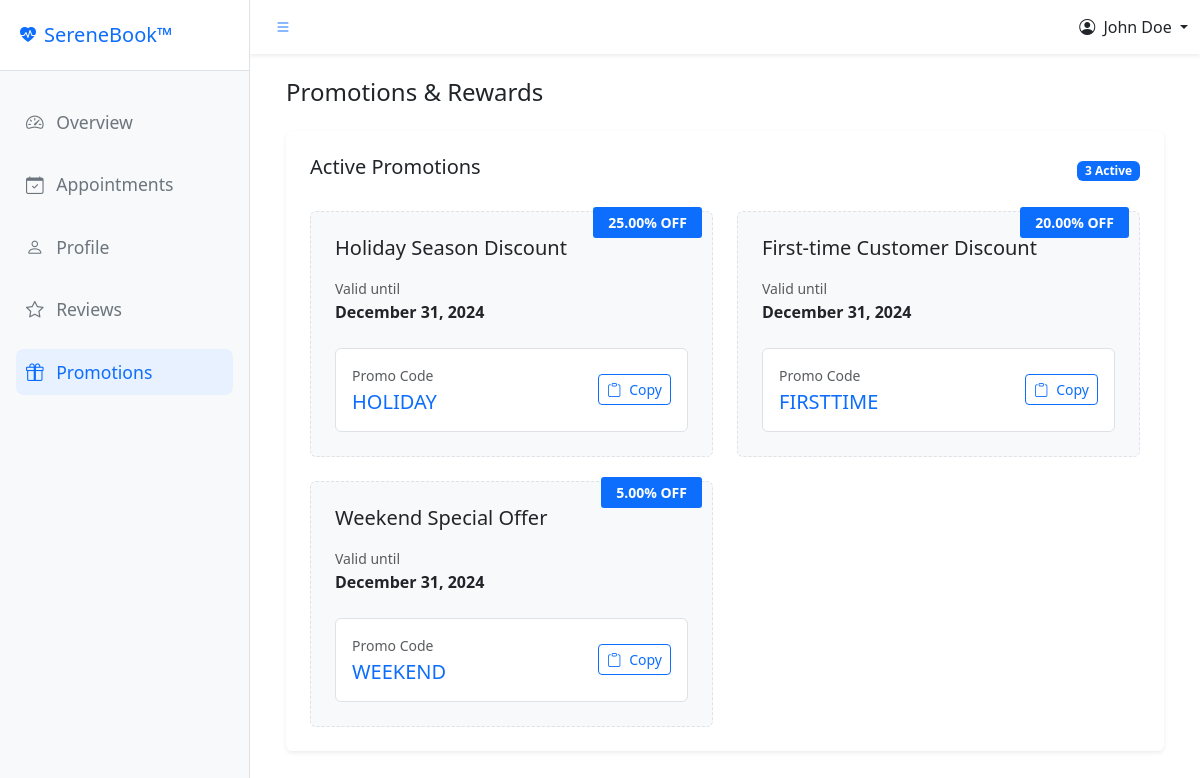
Screenshot of /public/dashboard/promotions (signed in) with the database file from the repository.
### tables this page shows
CREATE TABLE IF NOT EXISTS Promotions (
    promo_id INT AUTO_INCREMENT PRIMARY KEY,
    promo_code VARCHAR(50) NOT NULL UNIQUE,
    description TEXT,
    discount_percent DECIMAL(5,2) NOT NULL,
    start_date DATE NOT NULL,
    end_date DATE NOT NULL,
    is_deleted BOOLEAN DEFAULT FALSE
);

### app/controllers/DashboardController.php (called while the page is built, shortened)
<?php
require_once __DIR__ . '/../models/Promotion.php';
class DashboardController {
    private $db;
    public function __construct($db) {
        $this->db = $db;
    }
    public function promotions() {
        $promotion = new Promotion($this->db);
        $activePromotions = $promotion->getActivePromotions();
        include '../app/views/dashboard/layouts/dashboard.php';
    }
}

### app/models/Promotion.php (called while the page is built)
<?php
class Promotion {
    private $db;
    public function __construct($db) {
        $this->db = $db;
    }
    public function getActivePromotions() {
        $today = date('Y-m-d');
        $query = "SELECT * FROM Promotions
                 WHERE start_date <= ?
                 AND end_date >= ?
                 AND is_deleted = FALSE
                 ORDER BY discount_percent DESC";
        try {
            $stmt = $this->db->prepare($query);
            $stmt->execute([$today, $today]);
            return $stmt->fetchAll(PDO::FETCH_ASSOC);
        } catch (PDOException $e) {
            error_log($e->getMessage());
            return [];
        }
    }
}

### app/views/dashboard/promotions.php (the view, shortened to what this page needs)
<div class="container-fluid">
    <div class="row mb-4">
        <div class="col-12">
            <div class="d-flex justify-content-between align-items-center">
                <h4 class="mb-0">Promotions & Rewards</h4>
            </div>
        </div>
    </div>
    <div class="row mb-4">
        <div class="col-12">
            <div class="card border-0 shadow-sm">
                <div class="card-body p-4">
                    <div class="d-flex justify-content-between align-items-center mb-4">
                        <h5 class="card-title">Active Promotions</h5>
                        <?php if (!empty($promotions)): ?>
                            <span class="badge bg-primary"><?php echo count($promotions); ?> Active</span>
                        <?php endif; ?>
                    </div>
                    <?php if (empty($promotions)): ?>
                        <div class="text-center py-5">
                            <i class="bi bi-gift display-4 text-muted mb-3"></i>
                            <p class="text-muted">No active promotions at the moment</p>
                            <small class="text-muted">Check back soon for special offers!</small>
                        </div>
                    <?php else: ?>
                        <div class="row g-4">
                            <?php foreach ($promotions as $promo): ?>
                                <div class="col-lg-6">
                                    <div class="promo-card bg-light rounded p-4">
                                        <div class="ribbon-wrapper">
                                            <div class="ribbon bg-primary">
                                                <?php echo htmlspecialchars($promo['discount_percent']); ?>% OFF
                                            </div>
                                        </div>
                                        <h5 class="mb-3"><?php echo htmlspecialchars($promo['description']); ?></h5>
                                        <div class="mb-4">
                                            <small class="text-muted">Valid until</small>
                                            <div class="fw-bold">
                                                <?php echo date('F j, Y', strtotime($promo['end_date'])); ?>
                                            </div>
                                        </div>
                                        <div class="promo-code-box bg-white rounded p-3">
                                            <div class="row align-items-center">
                                                <div class="col">
                                                    <small class="text-muted d-block mb-1">Promo Code</small>
                                                    <span class="h5 mb-0 text-primary">
                                                        <?php echo htmlspecialchars($promo['promo_code']); ?>
                                                    </span>
                                                </div>
                                                <div class="col-auto">
                                                    <button class="btn btn-outline-primary btn-sm copy-code"
                                                            data-code="<?php echo htmlspecialchars($promo['promo_code']); ?>">
                                                        <i class="bi bi-clipboard me-2"></i>Copy
                                                    </button>
                                                </div>
                                            </div>
                                        </div>
                                    </div>
                                </div>
                            <?php endforeach; ?>
                        </div>
                    <?php endif; ?>
                </div>
            </div>
        </div>
    </div>
</div>

### public/assets/css/dashboard.css (style rules this page uses)
.promo-card { border: 1px dashed #dee2e6; transition: all 0.3s ease; }
.promo-code-box { border: 1px solid #dee2e6; }
.ribbon-wrapper { position: absolute; top: -5px; right: 10px; }
.ribbon { padding: 5px 15px; color: white; font-size: 14px; font-weight: bold; border-radius: 3px; }
.promo-card { position: relative; border: 1px dashed #dee2e6; transition: all 0.3s ease; }

### rows the page displays
promotions: discount_percent "25.00", description "Holiday Season Discount", end_date "December 31, 2024", promo_code "HOLIDAY"
promotions: discount_percent "20.00", description "First-time Customer Discount", end_date "December 31, 2024", promo_code "FIRSTTIME"
promotions: discount_percent "5.00", description "Weekend Special Offer", end_date "December 31, 2024", promo_code "WEEKEND"

### other values shown
$_SESSION['full_name'] "John Doe"
count($promotions) "3"
